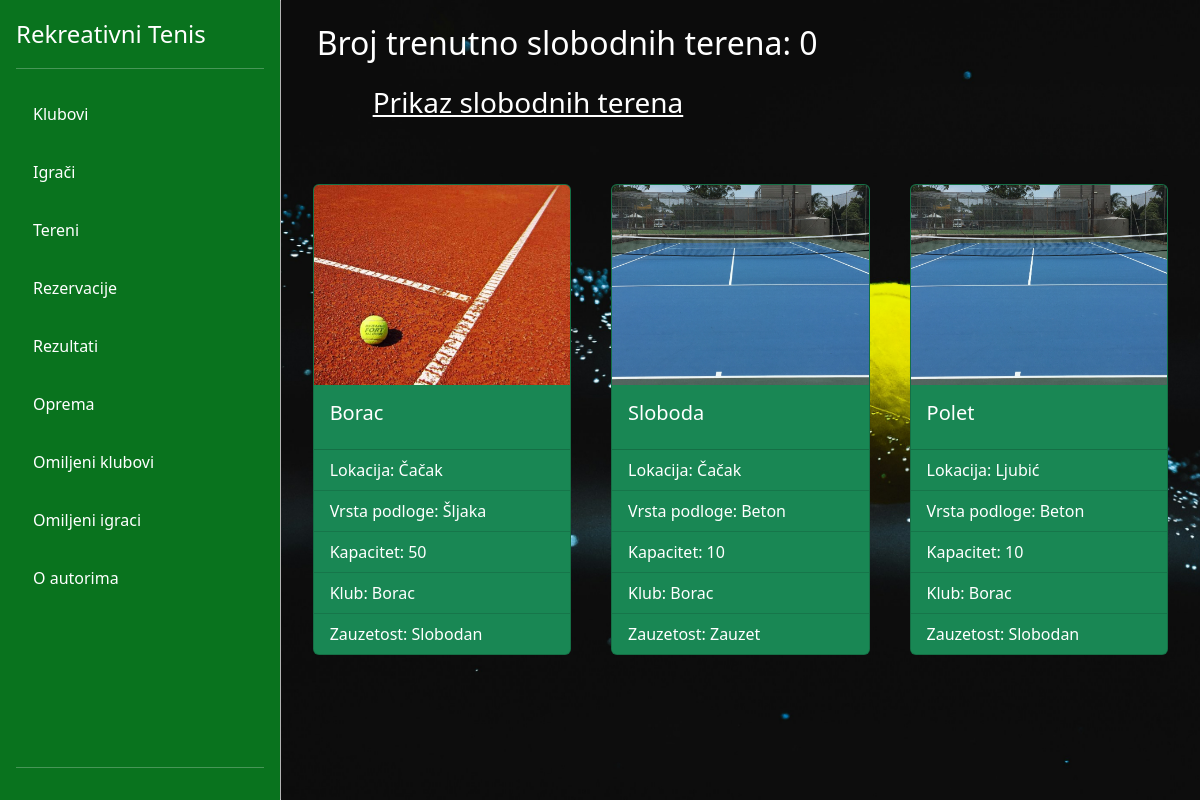
Screenshot of /view-gosti/grounds.php with the database file from the repository.
### tables this page shows
CREATE TABLE `tereni` (
  `id` int(11) NOT NULL,
  `naziv` varchar(255) NOT NULL,
  `lokacija` varchar(255) NOT NULL,
  `vrsta_podloge` varchar(255) NOT NULL,
  `kapacitet` int(11) NOT NULL,
  `id_kluba` int(11) NOT NULL,
  `zauzet` bit(1) NOT NULL
);

CREATE TABLE `sportski_klubovi` (
  `id` int(11) NOT NULL,
  `naziv` varchar(255) NOT NULL,
  `adresa` varchar(255) NOT NULL
);

### config/DB.php (called while the page is built)
<?php
class DB{
    private static $factory;
    public static function createInstance($config = null)
    {
        $settings['dbname'] = 'rekreativnitenisdb';
        $settings['dbhost'] = '127.0.0.1';
        $settings['dbuser'] = 'root';
        $settings['dbpass'] = '';
        try{
            $dsn = 'mysql:dbname=' . $settings['dbname'] . ';host=' . $settings['dbhost'];
            $pdo = new PDO($dsn, $settings['dbuser'], $settings['dbpass'], array(PDO::MYSQL_ATTR_INIT_COMMAND => "SET NAMES utf8"));
            $pdo->setAttribute(PDO::ATTR_ERRMODE, PDO::ERRMODE_EXCEPTION);
            $pdo->setAttribute(PDO::ATTR_EMULATE_PREPARES, true);
            $pdo->setAttribute(PDO::ATTR_DEFAULT_FETCH_MODE, PDO::FETCH_ASSOC);
            self::$factory[$config] = $pdo;
            return self::$factory[$config];
        }
        catch (PDOException $e) {
            die ('Connection failed: ' . $e->getMessage());
        }
    }
}
?>

### DAO/TerenDAO.php (called while the page is built, shortened)
<?php
require_once '../config/DB.php';
class TerenDAO
{
    private $db;
    public function __construct()
    {
        $this->db = DB::createInstance();
    }
    public function getAllTereni()
    {
        $statement = $this->db->prepare('SELECT * FROM tereni');
        $statement->execute();
        $res = $statement->fetchAll();
        return $res;
    }
}

### DAO/SportskiKlubDAO.php (called while the page is built, shortened)
<?php
require_once '../config/DB.php';
class SportskiKlubDAO
{
    private $db;
    public function __construct()
    {
        $this->db = DB::createInstance();
    }
    public function getKluboviById($id)
    {
        $statement = $this->db->prepare('SELECT * FROM sportski_klubovi WHERE id=?');
        $statement->bindValue(1, $id);
        $statement->execute();
        $res = $statement->fetch();
        if ($res != null) {
            return $res;
        }
        return null;
    }
}

### view-gosti/grounds.php (the view, shortened to what this page needs)
<?php
require_once './partials/navigacija.php';
require_once '../DAO/TerenDAO.php';
require_once '../DAO/SportskiKlubDAO.php';
$klubDAO = new SportskiKlubDAO();
$brSlobodnihTereni = 0;
$terenDAO = new TerenDAO();
$tereni = $terenDAO->getAllTereni();
?>
<div class="container-fluid" style="background-repeat: no-repeat; background-size: cover; background-image: url('images/carousel3.jpg'); overflow-y: scroll; height: 100vh;">
    <h2 class="m-4 text-white">Broj trenutno slobodnih terena: <?= $brSlobodnihTereni ?></h2>
    <h3><a href="freegrounds.php" class="text-white text-decoration-underline" style="padding-left:80px;">Prikaz slobodnih terena</a></h3>
    <div class="row justify-content-center">
        <div class="row row-cols-1 row-cols-md-2 row-cols-lg-3 g-4 mx-auto mt-4">
            <?php foreach ($tereni as $item): ?>
                <div class="col">
                    <div class="card text-white bg-success m-2">
                        <?php $image = "images/" . $item['vrsta_podloge'] . ".jpg"; ?>
                        <img src="<?= $image ?>" class="card-img-top" style="object-fit: cover; height: 200px;" alt="...">
                        <div class="card-body">
                            <h5 class="card-title"><?= $item['naziv'] ?></h5>
                        </div>
                        <ul class="list-group list-group-flush">
                            <li class="list-group-item bg-success text-white">Lokacija: <?= $item['lokacija'] ?></li>
                            <li class="list-group-item bg-success text-white">Vrsta podloge: <?= $item['vrsta_podloge'] ?>
                            </li>
                            <li class="list-group-item bg-success text-white">Kapacitet: <?= $item['kapacitet'] ?></li>
                            <li class="list-group-item bg-success text-white">
                                Klub:
                                <?php
                                $klub = $klubDAO->getKluboviById($item['id_kluba']);
                                echo $klub ? $klub['naziv'] : '/';
                                ?>
                            </li>
                            <li class="list-group-item bg-success text-white">Zauzetost:
                                <?= $item['zauzet'] == 0 ? 'Slobodan' : 'Zauzet' ?></li>
                        </ul>
                    </div>
                </div>
            <?php endforeach; ?>
        </div>
    </div>
</div>
<?php require_once './partials/footer.php'; ?>

### rows the page displays
tereni: vrsta_podloge (picture), naziv "Borac", lokacija "Čačak", vrsta_podloge "Šljaka", kapacitet "50", sportski_klubovi.naziv "Borac", zauzet "Slobodan"
tereni: vrsta_podloge (picture), naziv "Sloboda", lokacija "Čačak", vrsta_podloge "Beton", kapacitet "10", sportski_klubovi.naziv "Borac", zauzet "Zauzet"
tereni: vrsta_podloge (picture), naziv "Polet", lokacija "Ljubić", vrsta_podloge "Beton", kapacitet "10", sportski_klubovi.naziv "Borac", zauzet "Slobodan"

### other values shown
$brSlobodnihTereni "0"
